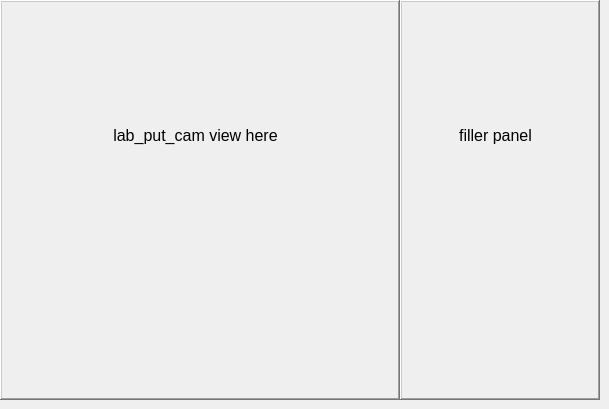
       <widget class="QWidget" name="panel_cam_view">
        <widget class="QFrame" name="frame_cam_view_filler">
         <property name="geometry">
          <rect>
           <x>400</x>
           <y>0</y>
           <width>200</width>
           <height>400</height>
          </rect>
         </property>
         <property name="frameShape">
          <enum>QFrame::WinPanel</enum>
         </property>
         <property name="frameShadow">
          <enum>QFrame::Raised</enum>
         </property>
         <widget class="QLabel" name="lab_filler">
          <property name="geometry">
           <rect>
            <x>30</x>
            <y>110</y>
            <width>131</width>
            <height>51</height>
           </rect>
          </property>
          <property name="font">
           <font>
            <pointsize>12</pointsize>
           </font>
          </property>
          <property name="text">
           <string>filler panel</string>
          </property>
          <property name="alignment">
           <set>Qt::AlignCenter</set>
          </property>
         </widget>
        </widget>
        <widget class="QFrame" name="frame_cam_view">
         <property name="geometry">
          <rect>
           <x>0</x>
           <y>0</y>
           <width>400</width>
           <height>400</height>
          </rect>
         </property>
         <property name="frameShape">
          <enum>QFrame::WinPanel</enum>
         </property>
         <property name="frameShadow">
          <enum>QFrame::Raised</enum>
         </property>
         <widget class="QLabel" name="lab_put_cam_view_here">
          <property name="geometry">
           <rect>
            <x>70</x>
            <y>110</y>
            <width>251</width>
            <height>51</height>
           </rect>
          </property>
          <property name="font">
           <font>
            <pointsize>12</pointsize>
           </font>
          </property>
          <property name="text">
           <string>lab_put_cam view here</string>
          </property>
          <property name="alignment">
           <set>Qt::AlignCenter</set>
          </property>
         </widget>
        </widget>
       </widget>
